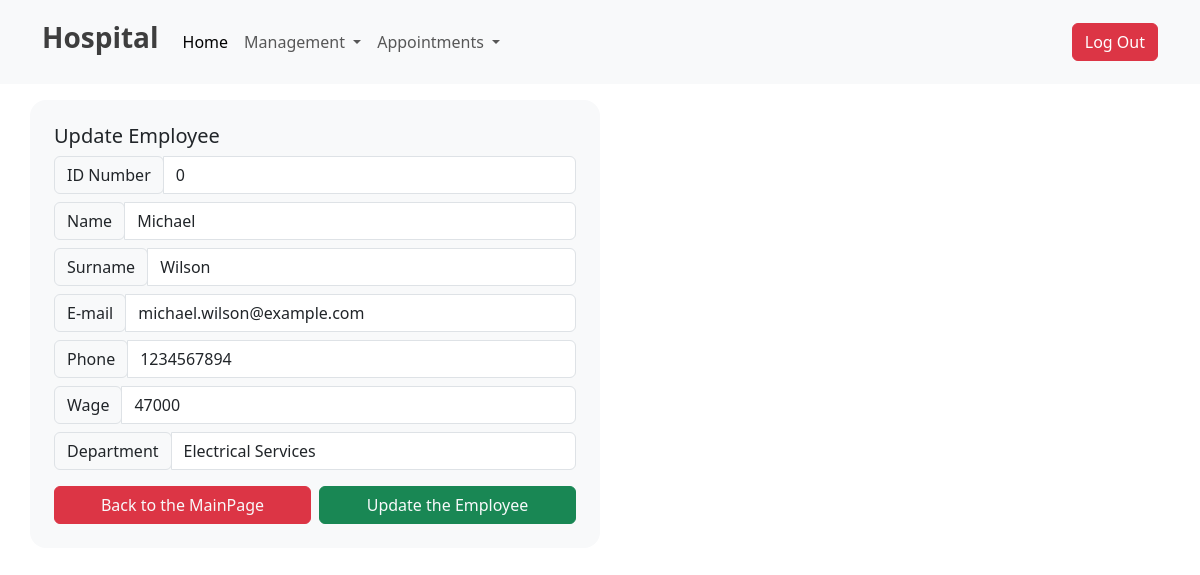
Page /update-employee.php?updateid=5 on the committed database.
### tables this page shows
CREATE TABLE `employees` (
  `id` int(11) NOT NULL,
  `id_number` int(11) NOT NULL,
  `name` varchar(255) NOT NULL,
  `surname` varchar(255) NOT NULL,
  `email` varchar(255) NOT NULL,
  `phone` varchar(255) NOT NULL,
  `department` varchar(255) NOT NULL,
  `wage` int(255) NOT NULL
);

### update-employee.php (the view, shortened to what this page needs)
<?php
include "./dbcon.php";
$id = $_GET["updateid"];
$sql = "Select * from `employees`where id=$id";
$result = mysqli_query($dbcon, $sql);
$row = mysqli_fetch_assoc($result);
$name = $row['name'];
$surname = $row['surname'];
$id_number = $row['id_number'];
$phone = $row['phone'];
$email = $row['email'];
$department = $row['department'];
$wage = $row['wage'];
?>
<!DOCTYPE html>
<html lang="en">
<head>
    <link href="https://cdn.jsdelivr.net/npm/bootstrap@5.3.0/dist/css/bootstrap.min.css" rel="stylesheet" />
</head>
<body>
    <?php include './header.php'; ?>
    <section class="container rounded-3 mt-3">
        <div class="row">
            <form method="post" class=" p-0 col d-flex flex-column align-items-center justify-content-center">
                <div class="w-100 bg-light -10 rounded-4 p-4">
                    <h5>Update Employee</h5>
                    <div class="input-group mb-2">
                        <div class="input-group-prepend">
                            <div class="input-group-text">ID Number</div>
                        </div>
                        <input type="text" class="form-control" id="NameInput" name="id_number" required value=<?php echo $id_number; ?> />
                    </div>
                    <div class="input-group mb-2">
                        <div class="input-group-prepend">
                            <div class="input-group-text">Name</div>
                        </div>
                        <input type="text" class="form-control" id="NameInput" name="name" required value=<?php echo $name; ?> />
                    </div>
                    <div class="input-group mb-2">
                        <div class="input-group-prepend">
                            <div class="input-group-text">Surname</div>
                        </div>
                        <input type="text" class="form-control" id="NameInput" name="surname" required value=<?php echo $surname; ?> />
                    </div>
                    <div class="input-group mb-2">
                        <div class="input-group-prepend">
                            <div class="input-group-text">E-mail</div>
                        </div>
                        <input type="text" class="form-control" id="NameInput" name="email" required value=<?php echo $email; ?> />
                    </div>
                    <div class="input-group mb-2">
                        <div class="input-group-prepend">
                            <div class="input-group-text">Phone</div>
                        </div>
                        <input type="text" class="form-control" id="NameInput" name="phone" required value=<?php echo $phone; ?> />
                    </div>
                    <div class="input-group mb-2">
                        <div class="input-group-prepend">
                            <div class="input-group-text">Wage</div>
                        </div>
                        <input type="text" class="form-control" id="NameInput" name="wage" required value=<?php echo $wage; ?> />
                    </div>
                    <div class="input-group mb-2">
                        <div class="input-group-prepend">
                            <div class="input-group-text">Department</div>
                        </div>
                        <select class="form-control" id="DepartmentInput" name="department" placeholder="Choose Department" required>
                            <option>
                                <?php echo $department ?>
                            </option>
                        </select>
                    </div>
                    <div class="d-flex gap-2 mt-3">
                        <button class="btn btn-danger w-100 rounded-2 text-light" type="button">
                            <a href="./home.php" class="nav-link">Back to the MainPage</a> </button>
                        <button class="btn btn-success w-100 rounded-2 text-light" id="BtnSubmit" name="submit" type="submit">
                            Update the Employee
                        </button>
                    </div>
                </div>
            </form>
            <div class="col col-md-6 d-flex align-items-center justify-content-center">
            </div>
        </div>
    </section>
</body>
</html>

### rows in the picture
employees: id_number "0", name "Michael", surname "Wilson", email "michael.wilson@example.com", phone "1234567894", wage "47000", department "Electrical Services"
